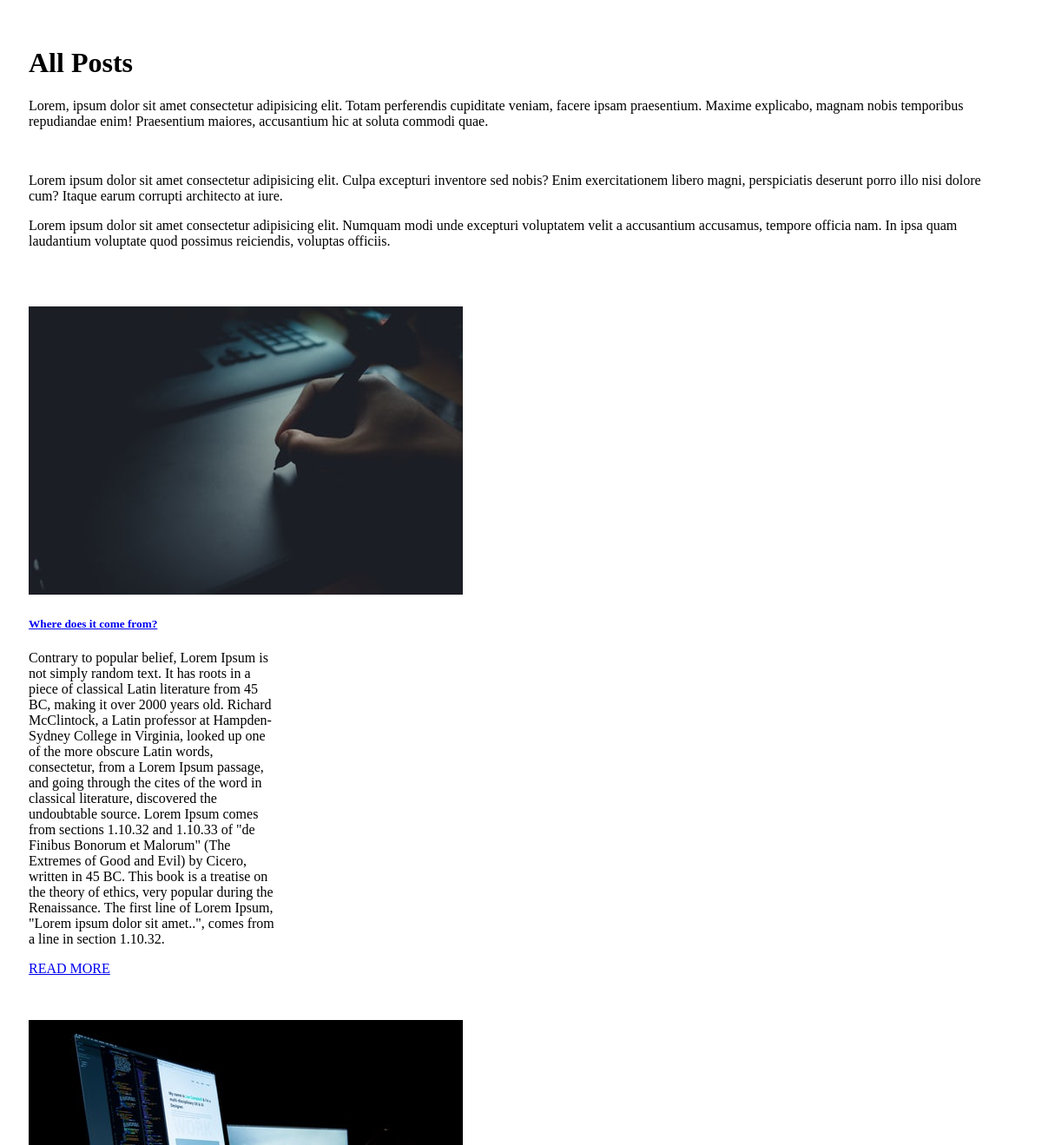
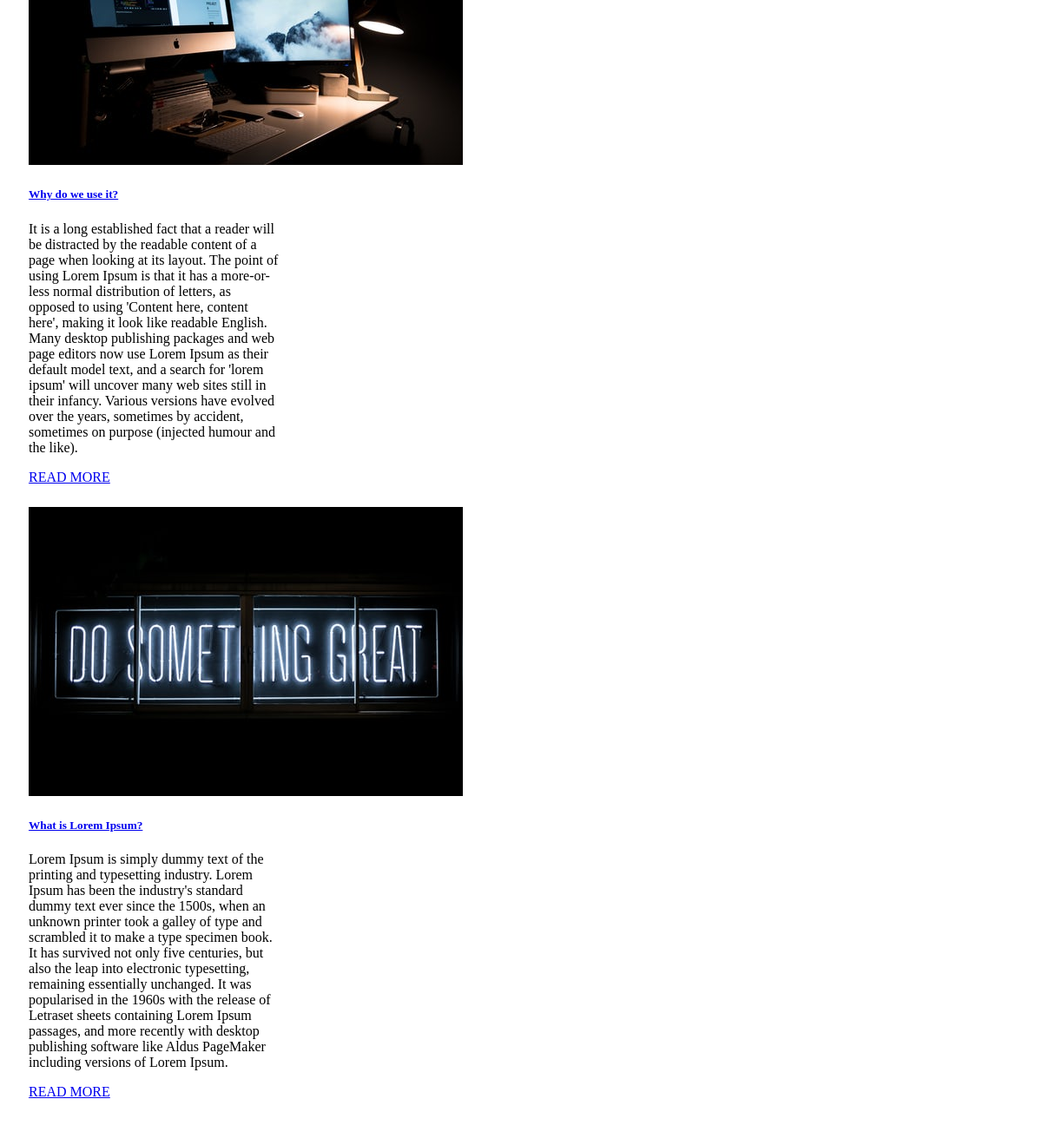
Screenshot of /blog/ with the database file from the repository (2 pictures, top to bottom).
### djaxifyapp/models.py (models this page shows, shortened)
class Post(models.Model):
    title = models.CharField(max_length=100)
    slug = models.SlugField(null=False, unique=True)
    overview = models.TextField()
    timestamp = models.DateTimeField(auto_now_add=True)
    content = models.TextField()
    author = models.ForeignKey(Author, on_delete=models.CASCADE)
    thumbnail = models.ImageField()
    categories = models.ManyToManyField(Category)
    featured = models.BooleanField()
    likes = models.ManyToManyField(User, blank=True, related_name='likes')
    objects = models.Manager()
    class Meta:
        ordering = ['-timestamp']
        indexes = [
            models.Index(fields=['id'], name='id_index'),
        ]
    def get_absolute_url(self):
        return reverse('post-detail', kwargs={'slug': self.slug})

### djaxifyapp/views.py (the view)
# urls.py: path('', PostListView.as_view(), name='post-list'),
class PostListView(ListView):
    model = Post
    context_object_name = 'posts'
    template_name = 'post_list.html'

### djaxify/templates/post_list.html
{% extends "base.html" %}
{% block content %}
<div class="container">
    <h1>All Posts</h1>
    <p>Lorem, ipsum dolor sit amet consectetur adipisicing elit. Totam perferendis cupiditate veniam, facere ipsam praesentium. Maxime explicabo, magnam nobis temporibus repudiandae enim! Praesentium maiores, accusantium hic at soluta commodi quae.</p>
    <br>
    <p>Lorem ipsum dolor sit amet consectetur adipisicing elit. Culpa excepturi inventore sed nobis? Enim exercitationem libero magni, perspiciatis deserunt porro illo nisi dolore cum? Itaque earum corrupti architecto at iure.</p>
    <p>Lorem ipsum dolor sit amet consectetur adipisicing elit. Numquam modi unde excepturi voluptatem velit a accusantium accusamus, tempore officia nam. In ipsa quam laudantium voluptate quod possimus reiciendis, voluptas officiis.</p>
</div>
{% for post in posts %}
<div class="container cf">
    <div class="card blogcard bounce-up cf" style="width: 18rem;">
        <img class="card-img-top" src="{{ post.thumbnail.url }}" alt="Card image cap">
        <div class="card-body cf">
          <h5 class="card-title"><a href="{{ post.get_absolute_url }}">{{post.title}}</a></h5>
          <p class="card-text">{{post.overview}}</p>
          <a href="{{ post.get_absolute_url }}" class="btn btn-primary">READ MORE</a>
        </div>
      </div>
</div>
{% endfor %}
{% endblock content %}

### djaxify/templates/base.html (style rules this page uses)
*, *:before, *:after { box-sizing: border-box; -moz-box-sizing: border-box; -webkit-box-sizing: border-box; }
.cf:before, .cf:after { content: " "; display: table; }
.cf:after { clear: both; }
.container { position: relative; padding: 25px; }
.container:last-of-type { padding-top: 0px; }
.blogcard { position: relative; width: 100%; margin: 0% 1.33 2.66% 1.33%; }
.bounce-up { opacity: 0; -moz-transition: all 400ms ease-out; -webkit-transition: all 400ms ease-out; -o-transition: all 400ms ease-out; transition: all 400ms ease-out; -moz-transform: translate3d(0px, 100px, 0px); -webkit-transform: translate3d(0px, 100px, 0px); -o-transform: translate(0px, 100px); -ms-transform: translate(0px, 100px); transform: translate3d(0px, 100, 0px); -webkit-backface-visibility: hidden; -moz-backface-visibility: hidden; backface-visibility: hidden; }
.bounce-up.animate { opacity: 1; -moz-transform: translate3d(0px, 0px, 0px); -webkit-transform: translate3d(0px, 0px, 0px); -o-transform: translate(0px, 0px); -ms-transform: translate(0px, 0px); transform: translate3d(0px, 0px, 0px); }

### rows the page displays
Post: thumbnail (picture), title "Where does it come from?", overview "Contrary to popular belief, Lorem Ipsum is not simply random text. It has roots in a piece of classical Latin literature from 45 BC, making it over 2000 years old. Richard McClintock, a Latin professor at Hampden-Sydney College in Virginia, looked up one of the more obscure Latin words, consectetur, from a Lorem Ipsum passage, and going through the cites of the word in classical literature, discovered the undoubtable source. Lorem Ipsum comes from sections 1.10.32 and 1.10.33 of \"de Finibus Bonorum et Malorum\" (The Extremes of Good and Evil) by Cicero, written in 45 BC. This book is a treatise on the theory of ethics, very popular during the Renaissance. The first line of Lorem Ipsum,…"
Post: thumbnail (picture), title "Why do we use it?", overview "It is a long established fact that a reader will be distracted by the readable content of a page when looking at its layout. The point of using Lorem Ipsum is that it has a more-or-less normal distribution of letters, as opposed to using 'Content here, content here', making it look like readable English. Many desktop publishing packages and web page editors now use Lorem Ipsum as their default model text, and a search for 'lorem ipsum' will uncover many web sites still in their infancy. Various versions have evolved over the years, sometimes by accident, sometimes on purpose (injected humour and the like)."
Post: thumbnail (picture), title "What is Lorem Ipsum?", overview "Lorem Ipsum is simply dummy text of the printing and typesetting industry. Lorem Ipsum has been the industry's standard dummy text ever since the 1500s, when an unknown printer took a galley of type and scrambled it to make a type specimen book. It has survived not only five centuries, but also the leap into electronic typesetting, remaining essentially unchanged. It was popularised in the 1960s with the release of Letraset sheets containing Lorem Ipsum passages, and more recently with desktop publishing software like Aldus PageMaker including versions of Lorem Ipsum."
